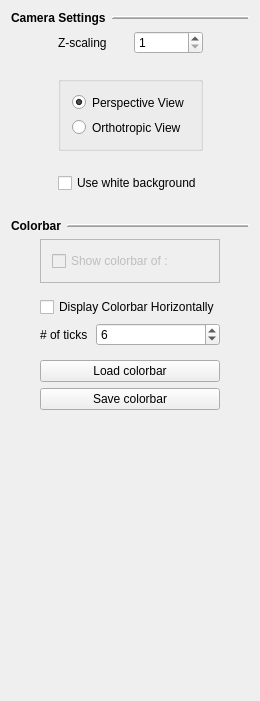
<ui version="4.0" >
 <class>General_display_pref_panel_base</class>
 <widget class="QWidget" name="General_display_pref_panel_base" >
  <property name="geometry" >
   <rect>
    <x>0</x>
    <y>0</y>
    <width>257</width>
    <height>701</height>
   </rect>
  </property>
  <property name="windowTitle" >
   <string>Form1</string>
  </property>
  <layout class="QVBoxLayout" >
   <item>
    <layout class="QHBoxLayout" >
     <property name="spacing" >
      <number>6</number>
     </property>
     <property name="leftMargin" >
      <number>0</number>
     </property>
     <property name="topMargin" >
      <number>0</number>
     </property>
     <property name="rightMargin" >
      <number>0</number>
     </property>
     <property name="bottomMargin" >
      <number>0</number>
     </property>
     <item>
      <widget class="QLabel" name="TextLabel2" >
       <property name="sizePolicy" >
        <sizepolicy vsizetype="Preferred" hsizetype="Fixed" >
         <horstretch>0</horstretch>
         <verstretch>0</verstretch>
        </sizepolicy>
       </property>
       <property name="font" >
        <font>
         <weight>75</weight>
         <bold>true</bold>
        </font>
       </property>
       <property name="text" >
        <string>Camera Settings</string>
       </property>
       <property name="wordWrap" >
        <bool>false</bool>
       </property>
      </widget>
     </item>
     <item>
      <widget class="Line" name="Line1" >
       <property name="sizePolicy" >
        <sizepolicy vsizetype="Fixed" hsizetype="Minimum" >
         <horstretch>0</horstretch>
         <verstretch>0</verstretch>
        </sizepolicy>
       </property>
       <property name="frameShape" >
        <enum>QFrame::HLine</enum>
       </property>
       <property name="frameShadow" >
        <enum>QFrame::Raised</enum>
       </property>
       <property name="midLineWidth" >
        <number>1</number>
       </property>
       <property name="orientation" >
        <enum>Qt::Horizontal</enum>
       </property>
      </widget>
     </item>
    </layout>
   </item>
   <item>
    <layout class="QHBoxLayout" >
     <item>
      <spacer>
       <property name="orientation" >
        <enum>Qt::Horizontal</enum>
       </property>
       <property name="sizeType" >
        <enum>QSizePolicy::Minimum</enum>
       </property>
       <property name="sizeHint" >
        <size>
         <width>47</width>
         <height>21</height>
        </size>
       </property>
      </spacer>
     </item>
     <item>
      <layout class="QVBoxLayout" >
       <item>
        <layout class="QHBoxLayout" >
         <property name="spacing" >
          <number>6</number>
         </property>
         <property name="leftMargin" >
          <number>0</number>
         </property>
         <property name="topMargin" >
          <number>0</number>
         </property>
         <property name="rightMargin" >
          <number>0</number>
         </property>
         <property name="bottomMargin" >
          <number>0</number>
         </property>
         <item>
          <widget class="QLabel" name="TextLabel1" >
           <property name="text" >
            <string>Z-scaling</string>
           </property>
           <property name="wordWrap" >
            <bool>false</bool>
           </property>
          </widget>
         </item>
         <item>
          <widget class="QSpinBox" name="z_scaling_box_" >
           <property name="sizePolicy" >
            <sizepolicy vsizetype="Fixed" hsizetype="Minimum" >
             <horstretch>0</horstretch>
             <verstretch>0</verstretch>
            </sizepolicy>
           </property>
           <property name="minimum" >
            <number>1</number>
           </property>
           <property name="maximum" >
            <number>200</number>
           </property>
          </widget>
         </item>
        </layout>
       </item>
       <item>
        <spacer>
         <property name="orientation" >
          <enum>Qt::Vertical</enum>
         </property>
         <property name="sizeType" >
          <enum>QSizePolicy::Fixed</enum>
         </property>
         <property name="sizeHint" >
          <size>
           <width>20</width>
           <height>16</height>
          </size>
         </property>
        </spacer>
       </item>
       <item>
        <widget class="QGroupBox" name="ButtonGroup1" >
         <property name="sizePolicy" >
          <sizepolicy vsizetype="Minimum" hsizetype="Preferred" >
           <horstretch>0</horstretch>
           <verstretch>0</verstretch>
          </sizepolicy>
         </property>
         <property name="maximumSize" >
          <size>
           <width>16777215</width>
           <height>75</height>
          </size>
         </property>
         <property name="title" >
          <string/>
         </property>
         <layout class="QVBoxLayout" >
          <property name="spacing" >
           <number>6</number>
          </property>
          <property name="leftMargin" >
           <number>11</number>
          </property>
          <property name="topMargin" >
           <number>11</number>
          </property>
          <property name="rightMargin" >
           <number>11</number>
          </property>
          <property name="bottomMargin" >
           <number>11</number>
          </property>
          <item>
           <widget class="QRadioButton" name="perspective_button_" >
            <property name="sizePolicy" >
             <sizepolicy vsizetype="Fixed" hsizetype="Minimum" >
              <horstretch>0</horstretch>
              <verstretch>0</verstretch>
             </sizepolicy>
            </property>
            <property name="text" >
             <string>Perspective View</string>
            </property>
            <property name="checked" >
             <bool>true</bool>
            </property>
           </widget>
          </item>
          <item>
           <widget class="QRadioButton" name="orthotropic_button_" >
            <property name="sizePolicy" >
             <sizepolicy vsizetype="Fixed" hsizetype="Minimum" >
              <horstretch>0</horstretch>
              <verstretch>0</verstretch>
             </sizepolicy>
            </property>
            <property name="text" >
             <string>Orthotropic View</string>
            </property>
           </widget>
          </item>
         </layout>
        </widget>
       </item>
       <item>
        <spacer>
         <property name="orientation" >
          <enum>Qt::Vertical</enum>
         </property>
         <property name="sizeType" >
          <enum>QSizePolicy::Fixed</enum>
         </property>
         <property name="sizeHint" >
          <size>
           <width>20</width>
           <height>16</height>
          </size>
         </property>
        </spacer>
       </item>
       <item>
        <widget class="QCheckBox" name="white_background_checkbox_" >
         <property name="sizePolicy" >
          <sizepolicy vsizetype="Fixed" hsizetype="Minimum" >
           <horstretch>0</horstretch>
           <verstretch>0</verstretch>
          </sizepolicy>
         </property>
         <property name="text" >
          <string>Use white background</string>
         </property>
        </widget>
       </item>
      </layout>
     </item>
     <item>
      <spacer>
       <property name="orientation" >
        <enum>Qt::Horizontal</enum>
       </property>
       <property name="sizeType" >
        <enum>QSizePolicy::Minimum</enum>
       </property>
       <property name="sizeHint" >
        <size>
         <width>46</width>
         <height>31</height>
        </size>
       </property>
      </spacer>
     </item>
    </layout>
   </item>
   <item>
    <spacer>
     <property name="orientation" >
      <enum>Qt::Vertical</enum>
     </property>
     <property name="sizeType" >
      <enum>QSizePolicy::Fixed</enum>
     </property>
     <property name="sizeHint" >
      <size>
       <width>20</width>
       <height>20</height>
      </size>
     </property>
    </spacer>
   </item>
   <item>
    <layout class="QHBoxLayout" >
     <property name="spacing" >
      <number>6</number>
     </property>
     <property name="leftMargin" >
      <number>0</number>
     </property>
     <property name="topMargin" >
      <number>0</number>
     </property>
     <property name="rightMargin" >
      <number>0</number>
     </property>
     <property name="bottomMargin" >
      <number>0</number>
     </property>
     <item>
      <widget class="QLabel" name="TextLabel2_2" >
       <property name="sizePolicy" >
        <sizepolicy vsizetype="Preferred" hsizetype="Fixed" >
         <horstretch>0</horstretch>
         <verstretch>0</verstretch>
        </sizepolicy>
       </property>
       <property name="font" >
        <font>
         <weight>75</weight>
         <bold>true</bold>
        </font>
       </property>
       <property name="text" >
        <string>Colorbar</string>
       </property>
       <property name="wordWrap" >
        <bool>false</bool>
       </property>
      </widget>
     </item>
     <item>
      <widget class="Line" name="Line1_2" >
       <property name="sizePolicy" >
        <sizepolicy vsizetype="Fixed" hsizetype="Minimum" >
         <horstretch>0</horstretch>
         <verstretch>0</verstretch>
        </sizepolicy>
       </property>
       <property name="frameShape" >
        <enum>QFrame::HLine</enum>
       </property>
       <property name="frameShadow" >
        <enum>QFrame::Raised</enum>
       </property>
       <property name="midLineWidth" >
        <number>1</number>
       </property>
       <property name="orientation" >
        <enum>Qt::Horizontal</enum>
       </property>
      </widget>
     </item>
    </layout>
   </item>
   <item>
    <layout class="QHBoxLayout" >
     <item>
      <spacer>
       <property name="orientation" >
        <enum>Qt::Horizontal</enum>
       </property>
       <property name="sizeHint" >
        <size>
         <width>40</width>
         <height>20</height>
        </size>
       </property>
      </spacer>
     </item>
     <item>
      <layout class="QVBoxLayout" >
       <item>
        <widget class="QFrame" name="colorbar_frame_" >
         <property name="frameShape" >
          <enum>QFrame::StyledPanel</enum>
         </property>
         <property name="frameShadow" >
          <enum>QFrame::Raised</enum>
         </property>
         <layout class="QVBoxLayout" >
          <item>
           <widget class="QCheckBox" name="show_colobar_checkbox_" >
            <property name="enabled" >
             <bool>false</bool>
            </property>
            <property name="text" >
             <string>Show colorbar of :</string>
            </property>
           </widget>
          </item>
         </layout>
        </widget>
       </item>
       <item>
        <spacer>
         <property name="orientation" >
          <enum>Qt::Vertical</enum>
         </property>
         <property name="sizeType" >
          <enum>QSizePolicy::Fixed</enum>
         </property>
         <property name="sizeHint" >
          <size>
           <width>20</width>
           <height>8</height>
          </size>
         </property>
        </spacer>
       </item>
       <item>
        <widget class="QCheckBox" name="_horizontal" >
         <property name="text" >
          <string>Display Colorbar Horizontally</string>
         </property>
        </widget>
       </item>
       <item>
        <layout class="QHBoxLayout" >
         <item>
          <widget class="QLabel" name="textLabel1" >
           <property name="sizePolicy" >
            <sizepolicy vsizetype="Preferred" hsizetype="Minimum" >
             <horstretch>0</horstretch>
             <verstretch>0</verstretch>
            </sizepolicy>
           </property>
           <property name="maximumSize" >
            <size>
             <width>50</width>
             <height>16777215</height>
            </size>
           </property>
           <property name="text" >
            <string># of ticks</string>
           </property>
           <property name="wordWrap" >
            <bool>false</bool>
           </property>
          </widget>
         </item>
         <item>
          <widget class="QSpinBox" name="_numticks" >
           <property name="minimum" >
            <number>1</number>
           </property>
           <property name="value" >
            <number>6</number>
           </property>
          </widget>
         </item>
        </layout>
       </item>
       <item>
        <spacer>
         <property name="orientation" >
          <enum>Qt::Vertical</enum>
         </property>
         <property name="sizeType" >
          <enum>QSizePolicy::Fixed</enum>
         </property>
         <property name="sizeHint" >
          <size>
           <width>20</width>
           <height>8</height>
          </size>
         </property>
        </spacer>
       </item>
       <item>
        <widget class="QPushButton" name="_load" >
         <property name="text" >
          <string>Load colorbar</string>
         </property>
        </widget>
       </item>
       <item>
        <widget class="QPushButton" name="_save" >
         <property name="text" >
          <string>Save colorbar</string>
         </property>
        </widget>
       </item>
      </layout>
     </item>
     <item>
      <spacer>
       <property name="orientation" >
        <enum>Qt::Horizontal</enum>
       </property>
       <property name="sizeHint" >
        <size>
         <width>40</width>
         <height>20</height>
        </size>
       </property>
      </spacer>
     </item>
    </layout>
   </item>
   <item>
    <spacer>
     <property name="orientation" >
      <enum>Qt::Vertical</enum>
     </property>
     <property name="sizeType" >
      <enum>QSizePolicy::Expanding</enum>
     </property>
     <property name="sizeHint" >
      <size>
       <width>20</width>
       <height>131</height>
      </size>
     </property>
    </spacer>
   </item>
  </layout>
 </widget>
 <layoutdefault spacing="6" margin="11" />
 <resources/>
 <connections/>
</ui>
